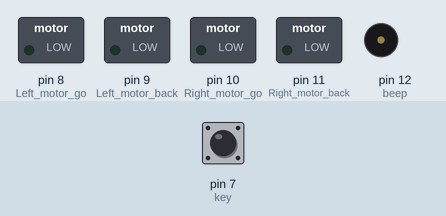
Bench run of a sketch on a simulated Arduino Uno, built with avr-gcc and run on an emulated ATmega328P. Parts: switched loads named in the sketch (green lamp = pin HIGH), buzzer (waves = sounding, pin HIGH). Inputs (shaded band) come from the test bench; at power-on: pin 7 (key) LOW.

Above: at 1.2 s.
1.3 s: pin 7 (key) pulled HIGH for 0.15 s
At 1.9 s:
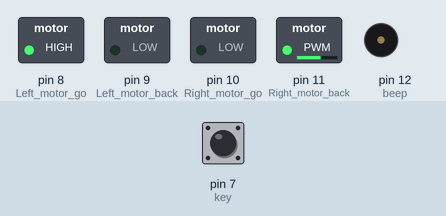
At 6.9 s:
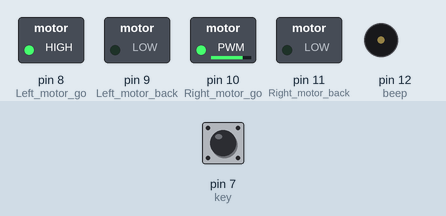
10.4 s: pin 7 (key) pulled HIGH for 1 s
At 19.0 s:
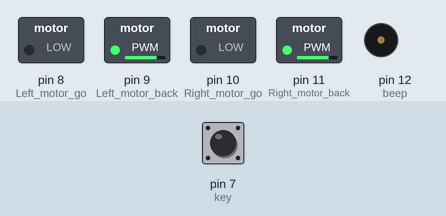
Timing chart, 0 to 21.9 s (numbered marks = the images above; inputs shaded):
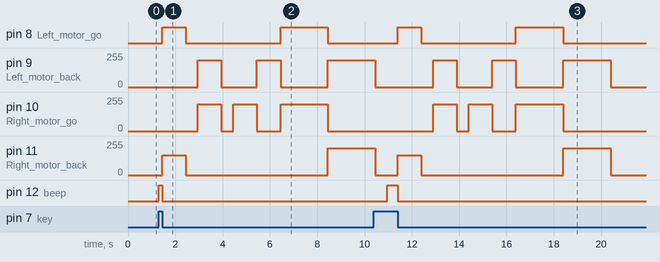

The sketch:

keysacnStartCar.ino
```cpp
//智能車按鍵啟動和蜂鳴器報警
//===============================================================
//#include <Servo.h>
int Left_motor_go=8;     //左電機前進(IN1)
int Left_motor_back=9;     //左電機後退(IN2)

int Right_motor_go=10;    // 右電機前進(IN3)
int Right_motor_back=11;    // 右電機後退(IN4)

int key=7;//定義按鍵 數字7 接口
int beep=12;//定義蜂鳴器 數字12 接口

void setup()
{
  //初始化電機驅動IO為輸出方式
  pinMode(Left_motor_go,OUTPUT); // PIN 8 (PWM)
  pinMode(Left_motor_back,OUTPUT); // PIN 9 (PWM)
  pinMode(Right_motor_go,OUTPUT);// PIN 10 (PWM)
  pinMode(Right_motor_back,OUTPUT);// PIN 11 (PWM)
  pinMode(key,INPUT);//定義按鍵接口為輸入接口
  pinMode(beep,OUTPUT);
}
void run(int time)     // 前進
{
  digitalWrite(Right_motor_go,HIGH);  // 右電機前進
  digitalWrite(Right_motor_back,LOW);
  analogWrite(Right_motor_go,200);//PWM比例0~255調速，左右輪差異略增減
  analogWrite(Right_motor_back,0);
  digitalWrite(Left_motor_go,LOW);  // 左電機前進
  digitalWrite(Left_motor_back,HIGH);
  analogWrite(Left_motor_go,0);//PWM比例0~255調速，左右輪差異略增減
  analogWrite(Left_motor_back,200);
  delay(time * 100);   //執行時間，可以調整
}

void brake(int time)         //剎車，停車
{
  digitalWrite(Right_motor_go,LOW);
  digitalWrite(Right_motor_back,LOW);
  digitalWrite(Left_motor_go,LOW);
  digitalWrite(Left_motor_back,LOW);
  delay(time * 100);//執行時間，可以調整
}

void left(int time)         //左轉(左輪不動，右輪前進)
{
  digitalWrite(Right_motor_go,HIGH);	// 右電機前進
  digitalWrite(Right_motor_back,LOW);
  analogWrite(Right_motor_go,200);
  analogWrite(Right_motor_back,0);//PWM比例0~255調速
  digitalWrite(Left_motor_go,LOW);   //左輪後退
  digitalWrite(Left_motor_back,LOW);
  analogWrite(Left_motor_go,0);
  analogWrite(Left_motor_back,0);//PWM比例0~255調速
  delay(time * 100);	//執行時間，可以調整
}

void spin_left(int time)         //左轉(左輪後退，右輪前進)
{
  digitalWrite(Right_motor_go,HIGH);	// 右電機前進
  digitalWrite(Right_motor_back,LOW);
  analogWrite(Right_motor_go,200);
  analogWrite(Right_motor_back,0);//PWM比例0~255調速
  digitalWrite(Left_motor_go,HIGH);   //左輪後退
  digitalWrite(Left_motor_back,LOW);
  analogWrite(Left_motor_go,200);
  analogWrite(Left_motor_back,0);//PWM比例0~255調速
  delay(time * 100);	//執行時間，可以調整
}

void right(int time)        //右轉(右輪不動，左輪前進)
{
  digitalWrite(Right_motor_go,LOW);   //右電機後退
  digitalWrite(Right_motor_back,LOW);
  analogWrite(Right_motor_go,0);
  analogWrite(Right_motor_back,0);//PWM比例0~255調速
  digitalWrite(Left_motor_go,LOW);//左電機前進
  digitalWrite(Left_motor_back,HIGH);
  analogWrite(Left_motor_go,0);
  analogWrite(Left_motor_back,200);//PWM比例0~255調速
  delay(time * 100);	//執行時間，可以調整
}

void spin_right(int time)        //右轉(右輪後退，左輪前進)
{
  digitalWrite(Right_motor_go,LOW);   //右電機後退
  digitalWrite(Right_motor_back,HIGH);
  analogWrite(Right_motor_go,0);
  analogWrite(Right_motor_back,200);//PWM比例0~255調速
  digitalWrite(Left_motor_go,LOW);//左電機前進
  digitalWrite(Left_motor_back,HIGH);
  analogWrite(Left_motor_go,0);
  analogWrite(Left_motor_back,200);//PWM比例0~255調速
  delay(time * 100);	//執行時間，可以調整
}

void back(int time)          //後退
{
  digitalWrite(Right_motor_go,LOW);  //右輪後退
  digitalWrite(Right_motor_back,HIGH);
  analogWrite(Right_motor_go,0);
  analogWrite(Right_motor_back,150);//PWM比例0~255調速
  digitalWrite(Left_motor_go,HIGH);  //左輪後退
  digitalWrite(Left_motor_back,LOW);
  analogWrite(Left_motor_go,150);
  analogWrite(Left_motor_back,0);//PWM比例0~255調速
  delay(time * 100);     //執行時間，可以調整
}

void keysacn()
{
  int val;
  val=digitalRead(key);//讀取數字7 口電平值賦給val
  while(!digitalRead(key))//當按鍵沒被按下時，一直循環
  {
    val=digitalRead(key);//此句可省略，可讓循環跑空
  }
  while(digitalRead(key))//當按鍵被按下時
  {
    delay(10);	//延時10ms
    val=digitalRead(key);//讀取數字7 口電平值賦給val
    if(val==HIGH)  //第二次判斷按鍵是否被按下
    {
      digitalWrite(beep,HIGH);		//蜂鳴器響
      while(!digitalRead(key))	//判斷按鍵是否被鬆開
        digitalWrite(beep,LOW);		//蜂鳴器停止
    }
    else
      digitalWrite(beep,LOW);//蜂鳴器停止
  }
}

void loop()
{
  keysacn();	   //調用按鍵掃描函數
  back(10); //後退1s
  brake(5); //停止0.5s
  run(10);//前進1s
  brake(5); //停止0.5s
  left(10);//向左轉1s
  right(10);//向右轉1s
  spin_left(20);//向左旋轉2s
  spin_right(20);//向右旋轉2s
  brake(5);	 //停車
}
```

Measured:
- after the input at 1.3 s, pin 8 (Left_motor_go): LOW → HIGH after 0.15 s, → LOW 1.0 s later, → HIGH 4.0 s later, → LOW 2.0 s later; pin 9 (Left_motor_back): goes 200/255 1.0 s, 0/255 1.5 s, 200/255 1.0 s, 0/255 2.0 s, then 200/255, starting after 1.7 s
- after the input at 10.4 s, pin 8 (Left_motor_go): LOW → HIGH after 1.0 s, → LOW 1.0 s later, → HIGH 4.0 s later, → LOW 2.0 s later; pin 10 (Right_motor_go): goes 200/255 1.0 s, 0/255 0.50 s, 200/255 1.0 s, 0/255 1.0 s, 200/255 2.0 s, then 0/255, starting after 2.5 s; pin 12 (beep): LOW → HIGH after 0.56 s, → LOW 0.44 s later
